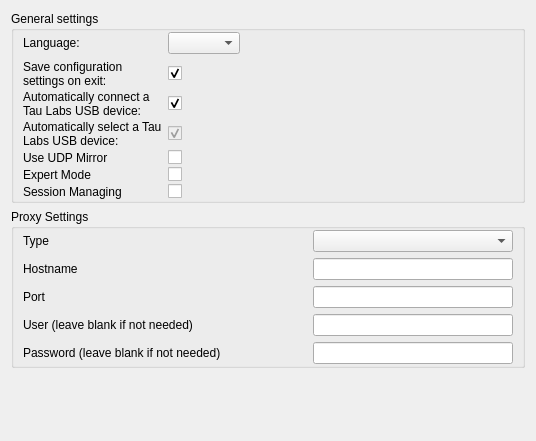
<?xml version="1.0" encoding="UTF-8"?>
<ui version="4.0">
 <class>Core::Internal::GeneralSettings</class>
 <widget class="QWidget" name="Core::Internal::GeneralSettings">
  <property name="geometry">
   <rect>
    <x>0</x>
    <y>0</y>
    <width>536</width>
    <height>441</height>
   </rect>
  </property>
  <layout class="QVBoxLayout" name="verticalLayout_2">
   <item>
    <widget class="QGroupBox" name="groupBox">
     <property name="sizePolicy">
      <sizepolicy hsizetype="Preferred" vsizetype="Expanding">
       <horstretch>0</horstretch>
       <verstretch>0</verstretch>
      </sizepolicy>
     </property>
     <property name="title">
      <string>General settings</string>
     </property>
     <layout class="QGridLayout" name="gridLayout">
      <property name="topMargin">
       <number>1</number>
      </property>
      <property name="bottomMargin">
       <number>1</number>
      </property>
      <property name="verticalSpacing">
       <number>2</number>
      </property>
      <item row="14" column="1">
       <widget class="QCheckBox" name="cbExpertMode">
        <property name="text">
         <string/>
        </property>
       </widget>
      </item>
      <item row="1" column="1">
       <widget class="QWidget" name="widget" native="true">
        <layout class="QGridLayout" name="gridLayout_2">
         <property name="leftMargin">
          <number>0</number>
         </property>
         <property name="topMargin">
          <number>0</number>
         </property>
         <property name="rightMargin">
          <number>0</number>
         </property>
         <property name="bottomMargin">
          <number>0</number>
         </property>
        </layout>
       </widget>
      </item>
      <item row="9" column="1">
       <widget class="QWidget" name="widget_2" native="true">
        <layout class="QGridLayout" name="gridLayout_3">
         <property name="leftMargin">
          <number>0</number>
         </property>
         <property name="topMargin">
          <number>0</number>
         </property>
         <property name="rightMargin">
          <number>0</number>
         </property>
         <property name="bottomMargin">
          <number>0</number>
         </property>
        </layout>
       </widget>
      </item>
      <item row="10" column="0">
       <widget class="QLabel" name="label_4">
        <property name="text">
         <string>Save configuration settings on exit:</string>
        </property>
        <property name="wordWrap">
         <bool>true</bool>
        </property>
       </widget>
      </item>
      <item row="10" column="1">
       <widget class="QCheckBox" name="checkBoxSaveOnExit">
        <property name="text">
         <string/>
        </property>
        <property name="checked">
         <bool>true</bool>
        </property>
       </widget>
      </item>
      <item row="11" column="1">
       <widget class="QCheckBox" name="checkAutoConnect">
        <property name="text">
         <string/>
        </property>
        <property name="checked">
         <bool>true</bool>
        </property>
       </widget>
      </item>
      <item row="14" column="0">
       <widget class="QLabel" name="labelExpert">
        <property name="text">
         <string>Expert Mode</string>
        </property>
       </widget>
      </item>
      <item row="0" column="0">
       <widget class="QLabel" name="label_3">
        <property name="text">
         <string>Language:</string>
        </property>
       </widget>
      </item>
      <item row="12" column="0">
       <widget class="QLabel" name="label_6">
        <property name="text">
         <string>Automatically select a Tau Labs USB device:</string>
        </property>
        <property name="wordWrap">
         <bool>true</bool>
        </property>
       </widget>
      </item>
      <item row="13" column="1">
       <widget class="QCheckBox" name="cbUseUDPMirror">
        <property name="text">
         <string/>
        </property>
       </widget>
      </item>
      <item row="11" column="0">
       <widget class="QLabel" name="label_5">
        <property name="text">
         <string>Automatically connect a Tau Labs USB device:</string>
        </property>
        <property name="wordWrap">
         <bool>true</bool>
        </property>
       </widget>
      </item>
      <item row="13" column="0">
       <widget class="QLabel" name="labelUDP">
        <property name="text">
         <string>Use UDP Mirror</string>
        </property>
       </widget>
      </item>
      <item row="12" column="1">
       <widget class="QCheckBox" name="checkAutoSelect">
        <property name="enabled">
         <bool>false</bool>
        </property>
        <property name="text">
         <string/>
        </property>
        <property name="checked">
         <bool>true</bool>
        </property>
       </widget>
      </item>
      <item row="0" column="1">
       <layout class="QHBoxLayout" name="horizontalLayout">
        <item>
         <widget class="QComboBox" name="languageBox"/>
        </item>
        <item>
         <spacer name="horizontalSpacer_3">
          <property name="orientation">
           <enum>Qt::Horizontal</enum>
          </property>
          <property name="sizeHint" stdset="0">
           <size>
            <width>40</width>
            <height>20</height>
           </size>
          </property>
         </spacer>
        </item>
       </layout>
      </item>
      <item row="15" column="1">
       <widget class="QCheckBox" name="cbSessionMessaging">
        <property name="text">
         <string/>
        </property>
       </widget>
      </item>
      <item row="15" column="0">
       <widget class="QLabel" name="label_10">
        <property name="text">
         <string>Session Managing</string>
        </property>
       </widget>
      </item>
     </layout>
    </widget>
   </item>
   <item>
    <widget class="QGroupBox" name="groupBox_2">
     <property name="title">
      <string>Proxy Settings</string>
     </property>
     <layout class="QGridLayout" name="gridLayout_5">
      <property name="topMargin">
       <number>1</number>
      </property>
      <property name="bottomMargin">
       <number>1</number>
      </property>
      <item row="1" column="0">
       <widget class="QLabel" name="label_2">
        <property name="text">
         <string>Hostname</string>
        </property>
       </widget>
      </item>
      <item row="3" column="0">
       <widget class="QLabel" name="label_8">
        <property name="text">
         <string>User (leave blank if not needed)</string>
        </property>
       </widget>
      </item>
      <item row="1" column="1">
       <widget class="QLineEdit" name="hostNameLE">
        <property name="maximumSize">
         <size>
          <width>200</width>
          <height>16777215</height>
         </size>
        </property>
       </widget>
      </item>
      <item row="2" column="1">
       <widget class="QLineEdit" name="portLE">
        <property name="maximumSize">
         <size>
          <width>200</width>
          <height>16777215</height>
         </size>
        </property>
       </widget>
      </item>
      <item row="0" column="0">
       <widget class="QLabel" name="label">
        <property name="text">
         <string>Type</string>
        </property>
       </widget>
      </item>
      <item row="2" column="0">
       <widget class="QLabel" name="label_7">
        <property name="text">
         <string>Port</string>
        </property>
       </widget>
      </item>
      <item row="0" column="1">
       <layout class="QGridLayout" name="gridLayout_4">
        <item row="0" column="0">
         <widget class="QComboBox" name="proxyTypeCB"/>
        </item>
       </layout>
      </item>
      <item row="4" column="0">
       <widget class="QLabel" name="label_9">
        <property name="text">
         <string>Password (leave blank if not needed)</string>
        </property>
       </widget>
      </item>
      <item row="3" column="1">
       <widget class="QLineEdit" name="userLE">
        <property name="maximumSize">
         <size>
          <width>200</width>
          <height>16777215</height>
         </size>
        </property>
       </widget>
      </item>
      <item row="4" column="1">
       <widget class="QLineEdit" name="passwordLE">
        <property name="maximumSize">
         <size>
          <width>200</width>
          <height>16777215</height>
         </size>
        </property>
       </widget>
      </item>
     </layout>
    </widget>
   </item>
   <item>
    <spacer name="verticalSpacer">
     <property name="orientation">
      <enum>Qt::Vertical</enum>
     </property>
     <property name="sizeHint" stdset="0">
      <size>
       <width>20</width>
       <height>111</height>
      </size>
     </property>
    </spacer>
   </item>
  </layout>
 </widget>
 <resources/>
 <connections/>
</ui>
